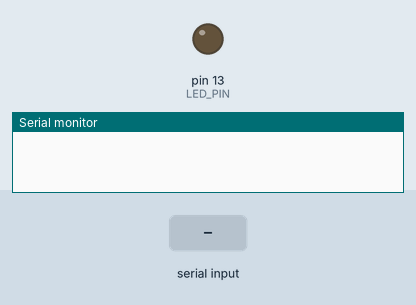
Simulated run of this sketch. Board: Arduino Uno, built with avr-gcc and run on an emulated ATmega328P. Parts: output pins drawn as LEDs (lit = HIGH), the last lines printed to the serial monitor. Dashed ring = blinking. The test bench sets the inputs (shaded band).

Above: at 1.2 s.
1.3 s: "LED BLINK\n" received over Serial
At 1.55 s:
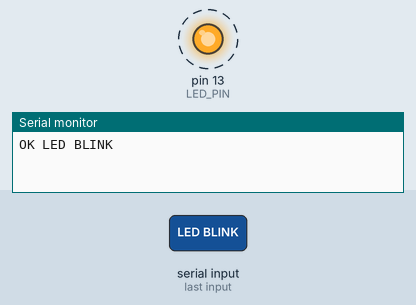
7.3 s: "LED ON\n" received over Serial
At 8.1 s:
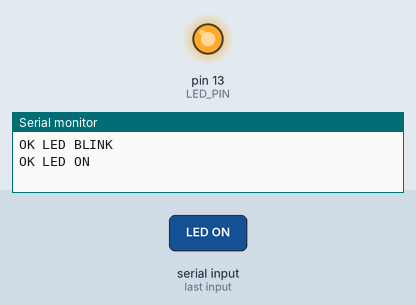
8.8 s: "LED OFF\n" received over Serial
At 9.3 s:
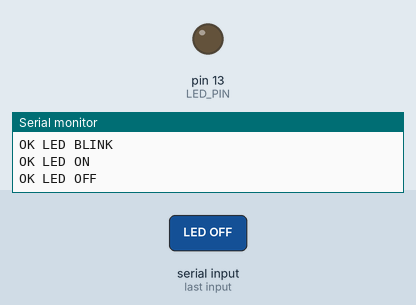
Timing chart, 0 to 11.3 s (numbered marks = the images above; inputs shaded):
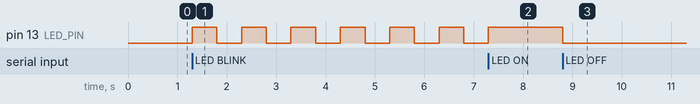

The sketch:

ArduinoController.ino
```cpp
#include <Arduino.h>

const uint8_t LED_PIN = LED_BUILTIN;
const unsigned long BLINK_INTERVAL_MS = 500;
String inputLine;
bool blinking = false;
bool ledOn = false;
unsigned long lastToggle = 0;

void setLed(bool on) {
  ledOn = on;
  digitalWrite(LED_PIN, on ? HIGH : LOW);
}

void handleCommand(String command) {
  command.trim();
  command.toUpperCase();
  if (command == "LED ON") {
    blinking = false;
    setLed(true);
    Serial.println("OK LED ON");
  } else if (command == "LED OFF") {
    blinking = false;
    setLed(false);
    Serial.println("OK LED OFF");
  } else if (command == "LED BLINK") {
    blinking = true;
    lastToggle = millis();
    setLed(true);
    Serial.println("OK LED BLINK");
  } else if (command == "STATUS") {
    Serial.print("OK STATUS ");
    Serial.println(blinking ? "BLINK" : (ledOn ? "ON" : "OFF"));
  } else {
    Serial.println("ERR UNKNOWN COMMAND");
  }
}

void setup() {
  pinMode(LED_PIN, OUTPUT);
  setLed(false);
  Serial.begin(115200);
  inputLine.reserve(64);
}

void loop() {
  while (Serial.available() > 0) {
    char c = (char)Serial.read();
    if (c == '\n') {
      handleCommand(inputLine);
      inputLine = "";
    } else if (c != '\r') {
      if (inputLine.length() < 63) inputLine += c;
      else inputLine = "";
    }
  }
  if (blinking && millis() - lastToggle >= BLINK_INTERVAL_MS) {
    lastToggle = millis();
    setLed(!ledOn);
  }
}
```

Measured:
- after the input at 1.3 s, pin 13 (LED_PIN): alternates HIGH for 0.50 s and LOW for 0.50 s, starting at once
- after the input at 7.3 s, pin 13 (LED_PIN): goes on until 7.3 s, then stays HIGH
- after the input at 8.8 s, pin 13 (LED_PIN): HIGH → LOW at once
